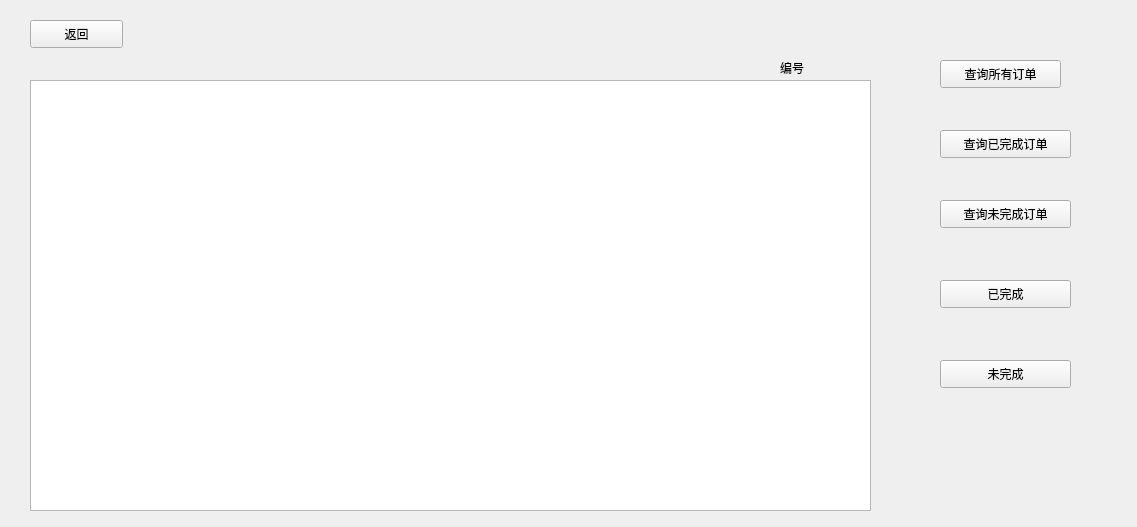
<?xml version="1.0" encoding="UTF-8"?>
<ui version="4.0">
 <class>new_delivery</class>
 <widget class="QWidget" name="new_delivery">
  <property name="geometry">
   <rect>
    <x>0</x>
    <y>0</y>
    <width>1137</width>
    <height>527</height>
   </rect>
  </property>
  <property name="windowTitle">
   <string>Form</string>
  </property>
  <widget class="QPushButton" name="return_to_menu">
   <property name="geometry">
    <rect>
     <x>30</x>
     <y>20</y>
     <width>93</width>
     <height>28</height>
    </rect>
   </property>
   <property name="text">
    <string>返回</string>
   </property>
  </widget>
  <widget class="QTableView" name="tableView">
   <property name="geometry">
    <rect>
     <x>30</x>
     <y>80</y>
     <width>841</width>
     <height>431</height>
    </rect>
   </property>
  </widget>
  <widget class="QPushButton" name="pushButton">
   <property name="geometry">
    <rect>
     <x>940</x>
     <y>60</y>
     <width>121</width>
     <height>28</height>
    </rect>
   </property>
   <property name="text">
    <string>查询所有订单</string>
   </property>
  </widget>
  <widget class="QPushButton" name="pushButton_2">
   <property name="geometry">
    <rect>
     <x>940</x>
     <y>130</y>
     <width>131</width>
     <height>28</height>
    </rect>
   </property>
   <property name="text">
    <string>查询已完成订单</string>
   </property>
  </widget>
  <widget class="QPushButton" name="pushButton_3">
   <property name="geometry">
    <rect>
     <x>940</x>
     <y>200</y>
     <width>131</width>
     <height>28</height>
    </rect>
   </property>
   <property name="text">
    <string>查询未完成订单</string>
   </property>
  </widget>
  <widget class="QPushButton" name="pushButton_4">
   <property name="geometry">
    <rect>
     <x>940</x>
     <y>280</y>
     <width>131</width>
     <height>28</height>
    </rect>
   </property>
   <property name="text">
    <string>已完成</string>
   </property>
  </widget>
  <widget class="QPushButton" name="pushButton_5">
   <property name="geometry">
    <rect>
     <x>940</x>
     <y>360</y>
     <width>131</width>
     <height>28</height>
    </rect>
   </property>
   <property name="text">
    <string>未完成</string>
   </property>
  </widget>
  <widget class="QLabel" name="label_select">
   <property name="geometry">
    <rect>
     <x>780</x>
     <y>60</y>
     <width>72</width>
     <height>15</height>
    </rect>
   </property>
   <property name="text">
    <string>编号</string>
   </property>
  </widget>
 </widget>
 <resources/>
 <connections/>
</ui>
